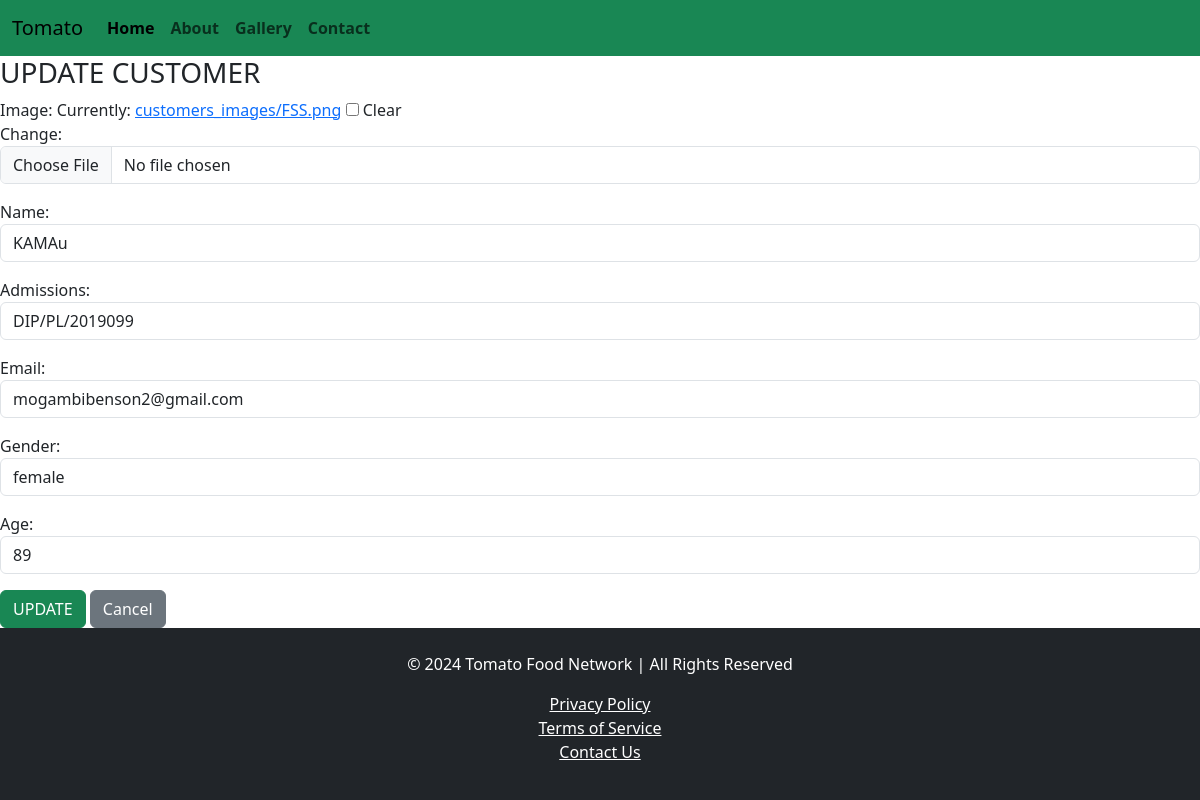
The app's page /customers/update/10 with its own data.
### customers/models.py (models this page shows, shortened)
class Customer(models.Model):
    image= models.ImageField(upload_to='customers_images/', blank=True)
    name = models.CharField(max_length=22)
    admissions = models.CharField(max_length=22, validators=[
            RegexValidator(
                regex=r'^DIP/PL/\d{7}$',
                message='Admission must be in the format DIP/PL/XXXXXXX (7 digits).',
                code='invalid_admission'),],)
    email = models.CharField(max_length=25)
    gender = models.CharField(max_length=22)
    age = models.IntegerField()

### customers/views.py (the view)
# urls.py: path('update/<int:id>', views.update, name='update'),
def update(request, id):
    customer = get_object_or_404(Customer, id=id)
    if request.method == 'POST':
        form = CustomerForm(request.POST, request.FILES, instance=customer)
        if form.is_valid():
            form.save()
            if 'image' in request.FILES:
                file_name = os.path.basename(request.FILES['image'].name)
                messages.success(request, f'Customer updated successfully! {file_name} Uploaded')
            else:
                messages.error(request , 'Customer details updated successfully!')
            return redirect('about')
        else:
            messages.error(request , 'Please confirm your Changes!')
    else:
        form = CustomerForm(instance=customer)
    return render(request, 'update.html', {"form":form, "customer":customer})

### customers/forms.py
class CustomerForm(forms.ModelForm):
    class Meta:
        model = Customer
        fields = '__all__'
        widgets = {
            'name': forms.TextInput(attrs={'class': 'form-control' , 'placeholder': 'Enter Your Name'}),
            'admissions':  forms.TextInput(attrs={'class': 'form-control' , 'placeholder': 'DIP/PL/2019033'}),
            'email': forms.EmailInput(attrs={'class': 'form-control' , 'placeholder': 'Enter Your Email'}),
            'gender': forms.TextInput(attrs={'class': 'form-control' , 'placeholder': 'Enter Your Gender'}),
            'age': forms.NumberInput(attrs={'class': 'form-control' , 'placeholder': 'Enter Your Age'}),
            'image': forms.ClearableFileInput(attrs={
                'class': 'form-control' ,
                'accept': 'images/*',
                'title': 'Upload Your Image Here'
            }),
        }

### customers/templates/update.html (shortened to what this page needs)
{% extends 'base.html' %}
{% load static %}
{% block content %}
<h3>UPDATE CUSTOMER</h3>
<form action="" method="POST" ENCTYPE="multipart/form-data">
        {{ form.as_p }}
    <button TYPE="submit" class="btn btn-success">UPDATE</button>
    <a href="{% url 'about' %}" class="btn btn-secondary">Cancel</a>
</form>
{% endblock %}

### records on screen
Customer: name "KAMAu", admissions "DIP/PL/2019099", email "mogambibenson2@gmail.com", gender "female", age "89"
